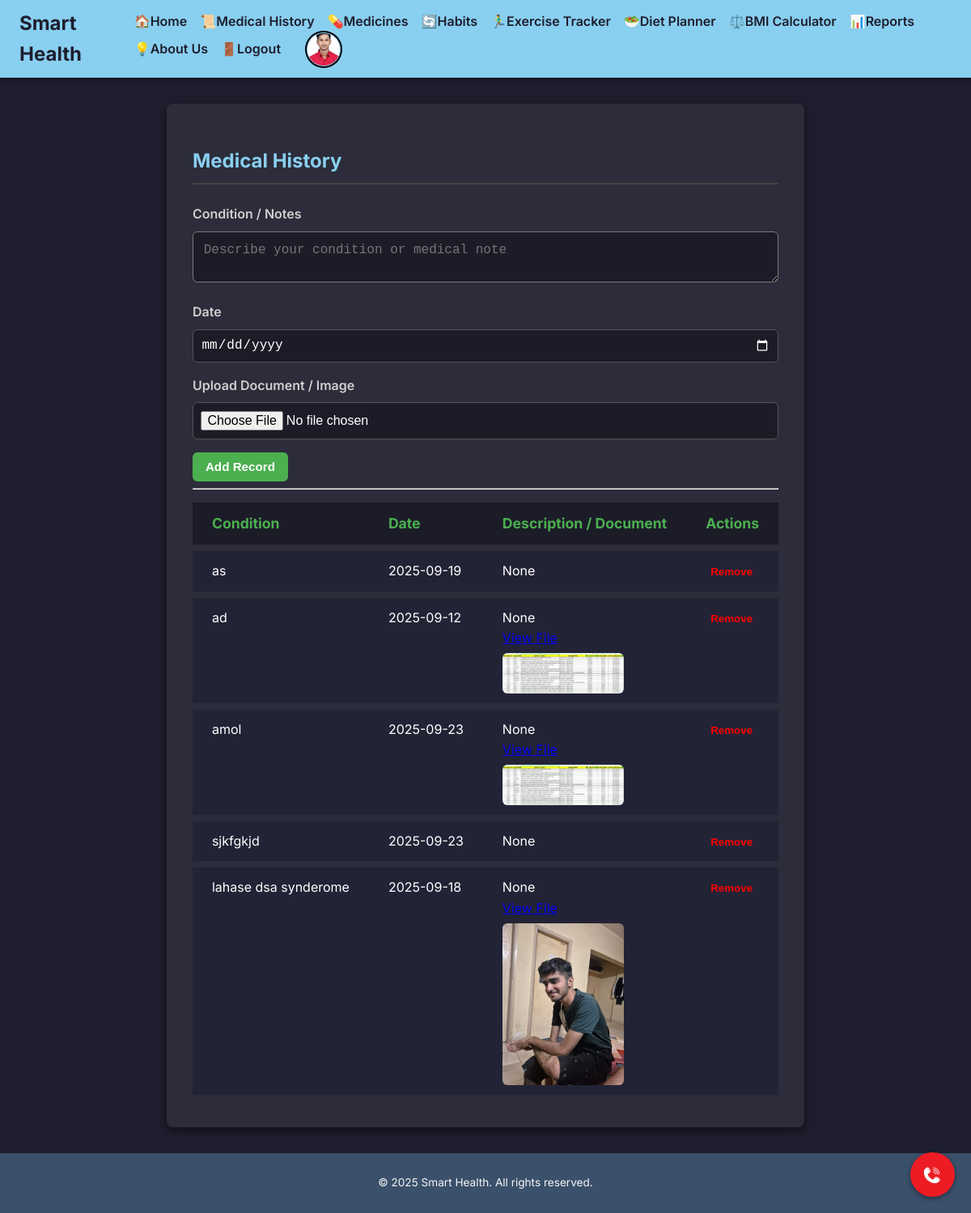
Page /medical_history (signed in) on the committed database.
### app.py (models this page shows)
class Profile(db.Model):
    id = db.Column(db.Integer, primary_key=True)
    user_id = db.Column(db.Integer, db.ForeignKey('user.id'), unique=True, nullable=False)
    patient_id = db.Column(db.String(20), unique=True, nullable=True)
    full_name = db.Column(db.String(200), nullable=True)
    date_of_birth = db.Column(db.Date, nullable=True)
    contact_number = db.Column(db.String(20), nullable=True)
    address = db.Column(db.String(250), nullable=True)
    profile_picture_url = db.Column(db.String(250), nullable=True)
    email = db.Column(db.String(150), nullable=True)
    age = db.Column(db.String(10), nullable=True)
    gender = db.Column(db.String(20), nullable=True)
    blood_type = db.Column(db.String(10), nullable=True)
    height = db.Column(db.String(10), nullable=True)
    weight = db.Column(db.String(10), nullable=True)
    disability = db.Column(db.String(100), nullable=True)

class MedicalHistory(db.Model):
    id = db.Column(db.Integer, primary_key=True)
    condition = db.Column(db.String(200), nullable=False)
    diagnosis_date = db.Column(db.Date, nullable=True)
    notes = db.Column(db.Text)
    user_id = db.Column(db.Integer, db.ForeignKey('user.id'), nullable=False)
    document_filename = db.Column(db.String(250), nullable=True)  # Stores uploaded document filename

### app.py (the view, shortened to what this page needs)
@app.route('/medical_history', methods=['GET', 'POST'])
def medical_history():
    if 'user_id' not in session:
        return redirect(url_for('login'))
    histories = MedicalHistory.query.filter_by(user_id=session['user_id']).all()
    return render_template('medical_history.html', histories=histories)

### app.py (called while the page is built)
@app.context_processor
def inject_datetime():
    return {'datetime': datetime}

@app.context_processor
def inject_profile():
    user_id = session.get("user_id")
    profile = None
    if user_id:
        profile = Profile.query.filter_by(user_id=user_id).first()
    return dict(profile=profile)

### templates/medical_history.html (shortened to what this page needs)
{% extends "base.html" %}
{% block content %}
<h2>Medical History</h2>
<form method="POST" action="{{ url_for('medical_history') }}" enctype="multipart/form-data">
  <div class="form-group">
    <label for="condition">Condition / Notes</label>
    <textarea id="condition" name="condition" placeholder="Describe your condition or medical note" required></textarea>
  </div>
  <div class="form-group">
    <label for="date">Date</label>
    <input type="date" name="date" required>
  </div>
  <div class="form-group">
    <label for="document">Upload Document / Image</label>
    <input type="file" id="document" name="document" accept="image/*,.pdf,.doc,.docx" />
  </div>
  <button type="submit" class="btn">Add Record</button>
</form>
<hr>
<table>
  <thead>
    <tr>
      <th>Condition</th>
      <th>Date</th>
      <th>Description / Document</th>
      <th>Actions</th>
    </tr>
  </thead>
  <tbody>
    {% for record in histories %}
      <tr>
              <td>{{ record.condition }}</td>
              <td>{{ record.diagnosis_date.strftime('%Y-%m-%d') if record.diagnosis_date else '' }}</td>
              <td>
                {{ record.notes }}
                {% if record.document_filename %}
                  <br>
                  <a href="{{ url_for('uploaded_file', filename=record.document_filename) }}" target="_blank">View File</a>
                  {% if record.document_filename.endswith(('.png', '.jpg', '.jpeg', '.gif')) %}
                    <img src="{{ url_for('uploaded_file', filename=record.document_filename) }}" class="record-img" />
                  {% endif %}
                {% endif %}
              </td>
        <td>
          <form method="POST" action="{{ url_for('remove_record', record_id=record.id) }}">
            <button type="submit" class="remove-btn">Remove</button>
          </form>
        </td>
      </tr>
    {% endfor %}
  </tbody>
</table>
{% endblock %}

### templates/base.html (shortened to what this page needs)
<!DOCTYPE html>
<html lang="en">
<head>
</head>
<body>
    <header class="header">
        <h1>
            <a href="{{ url_for('dashboard') }}" style="color: inherit; text-decoration: none;">
                Smart Health
            </a>
        </h1>
        <nav>
            <ul>
                <li><a href="{{ url_for('dashboard') }}">🏠Home</a></li>
                <li><a href="{{ url_for('medical_history') }}">📜Medical History</a></li>
                <li><a href="{{ url_for('medicine') }}">💊Medicines</a></li>
                <li><a href="{{ url_for('habits') }}">🔄Habits</a></li>
                <li><a href="{{ url_for('exercise_tracker') }}">🏃‍♂️Exercise Tracker</a></li>
                <li><a href="{{ url_for('diet_planner') }}">🥗Diet Planner</a></li>
                <li><a href="{{ url_for('bmi_calculator') }}">⚖️BMI Calculator</a></li>
                <li><a href="{{ url_for('reports') }}">📊Reports</a></li>
                <li><a href="{{ url_for('about') }}">💡About Us</a></li>
                <li><a href="{{ url_for('logout') }}">🚪Logout</a></li>
                <li>
                    <a href="{{ url_for('profile') }}">
                        <div class="profile-circle" title="Profile"
                             style="background-image: url('{{ profile.profile_picture_url if profile and profile.profile_picture_url else url_for('static', filename='images/profile.jpg') }}');">
                        </div>
                    </a>
                </li>
            </ul>
        </nav>
    </header>
    <a href="{{ url_for('emergency_contacts') }}" class="emergency-button" aria-label="Emergency Contacts"></a>
    <main class="container">
        {% block content %}{% endblock %}
    </main>
    <footer class="footer">
        <p>&copy; {{ datetime.now().year }} Smart Health. All rights reserved.</p>
    </footer>
</body>
</html>

### templates/base.html (style rules this page uses)
:root { --green: #89cff0; --steel-blue: #3a506b; --dark-bg: #1e1e2e; --dark-card: #2c2c3a; --text-light: #f5f5f5; --text-muted: #cfcfcf; }
body { font-family: 'Inter', sans-serif; margin: 0; padding: 0; background-color: var(--dark-bg); color: var(--text-light); line-height: 1.6; display: flex; flex-direction: column; min-height: 100vh; }
.profile-circle { width: 40px; height: 40px; border-radius: 50%; background-size: cover; background-position: center; border: 1px solid var(--green); box-shadow: 0 0 0 2px #000; margin-left: 1rem; display: inline-block; vertical-align: middle; cursor: pointer; background-color: var(--dark-card); }
.header { background-color: var(--green); color: var(--dark-bg); padding: 0.6rem 1.5rem; display: flex; justify-content: space-between; align-items: center; box-shadow: 0 2px 6px rgba(0, 0, 0, 0.4); }
.header h1 { margin: 0; font-size: 1.5rem; font-weight: 700; }
.header nav ul { list-style: none; margin: 0; padding: 0; display: flex; flex-wrap: wrap; align-items: center; }
.header nav ul li { margin-left: 1rem; }
.header nav ul li a { color: var(--dark-bg); text-decoration: none; font-weight: 600; transition: color 0.3s ease; }
.container { flex: 1; padding: 2rem; max-width: 1200px; margin: 2rem auto; background-color: var(--dark-card); border-radius: 8px; box-shadow: 0 4px 12px rgba(0, 0, 0, 0.5); }
.footer { background-color: var(--steel-blue); color: var(--text-light); text-align: center; padding: 0.8rem 1rem; margin-top: auto; font-size: 0.85rem; }
h2 { color: var(--green); margin-bottom: 1.5rem; border-bottom: 2px solid #444; padding-bottom: 0.5rem; }
.form-group { margin-bottom: 1rem; }
.form-group label { display: block; margin-bottom: 0.5rem; font-weight: 600; color: var(--text-muted); }
.form-group input, .form-group textarea, .form-group select { width: 100%; padding: 0.8rem; border: 1px solid #797979; border-radius: 6px; box-sizing: border-box; font-size: 1rem; background-color: #1c1c28; color: var(--text-light); }
.btn { background-color: var(--green); color: var(--dark-bg); padding: 0.6rem 1rem; border: none; border-radius: 6px; cursor: pointer; font-size: 0.95rem; font-weight: 600; transition: background-color 0.3s ease; text-decoration: none; display: inline-block; text-align: center; }
.emergency-button { position: fixed; bottom: 20px; right: 20px; width: 55px; height: 55px; background-color:#ED1B24; border-radius: 50%; display: flex; align-items: center; justify-content: center; box-shadow: 0 2px 6px rgba(0,0,0,0.4); z-index: 1000; text-decoration: none; transition: background-color 0.3s ease; background-image: url('/static/images/call.jpg'); background-repeat: no-repeat; background-position: center; background-size: 60%; }

### templates/medical_history.html (style rules this page uses)
input[type="date"], textarea, input[type="file"] { background-color: #1c1c28; color: #ffffff; border: 1px solid #555; border-radius: 6px; padding: 0.6rem; font-size: 1rem; width: 100%; }
.btn { padding: 0.6rem 1rem; background-color: #4caf50; color: #fff; border: none; border-radius: 6px; cursor: pointer; }
.remove-btn { background: none; border: none; color: red; cursor: pointer; font-weight: 600; }
table { width: 100%; border-collapse: separate; border-spacing: 0 8px; }
th, td { padding: 0.75rem 1.5rem; text-align: left; }
th { background: #1c1c28; color: #4caf50; font-size: 1.1rem; }
td { background: #232336; color: #fff; font-size: 1rem; vertical-align: top; }
.record-img { max-width: 150px; display: block; margin-top: 5px; border-radius: 6px; }

### rows in the picture
Profile: profile_picture_url (picture)
MedicalHistory: condition "as", diagnosis_date "2025-09-19", notes "None"
MedicalHistory: condition "ad", diagnosis_date "2025-09-12", notes "None", document_filename (picture)
MedicalHistory: condition "amol", diagnosis_date "2025-09-23", notes "None", document_filename (picture)
MedicalHistory: condition "sjkfgkjd", diagnosis_date "2025-09-23", notes "None"
MedicalHistory: condition "lahase dsa synderome", diagnosis_date "2025-09-18", notes "None", document_filename (picture)
